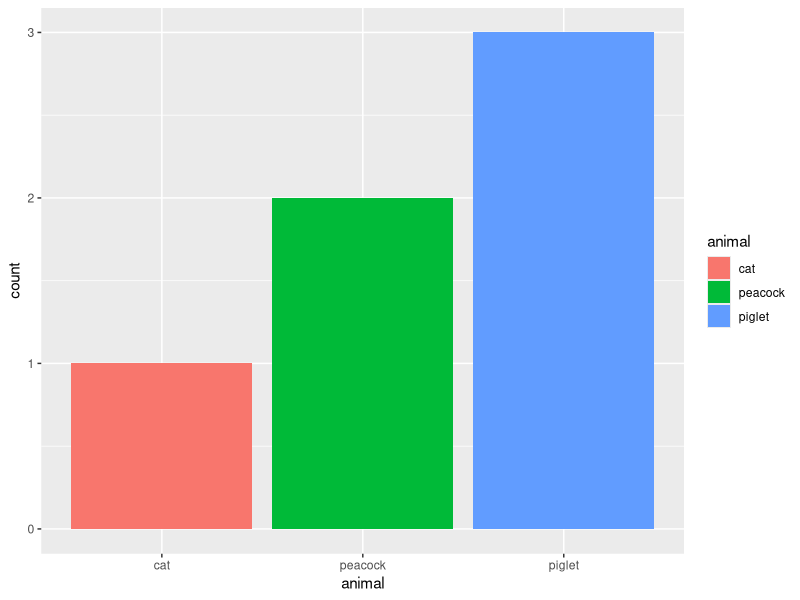
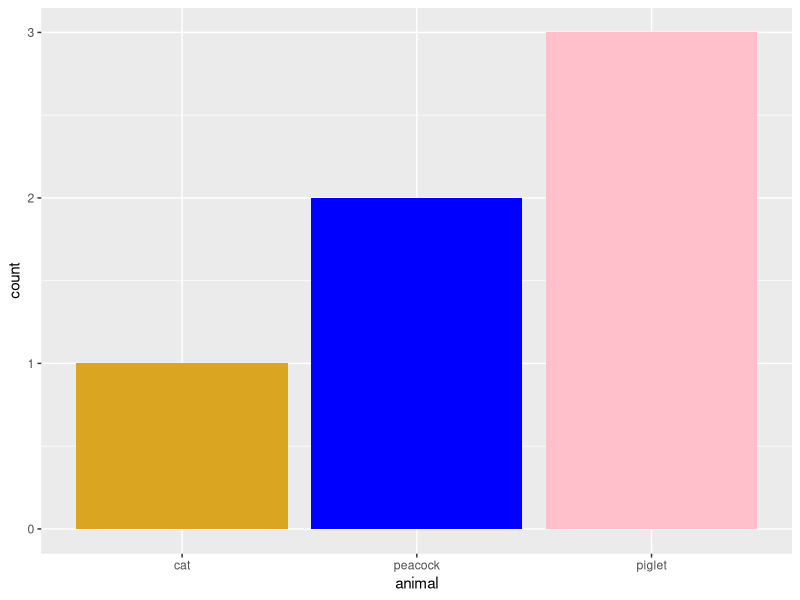
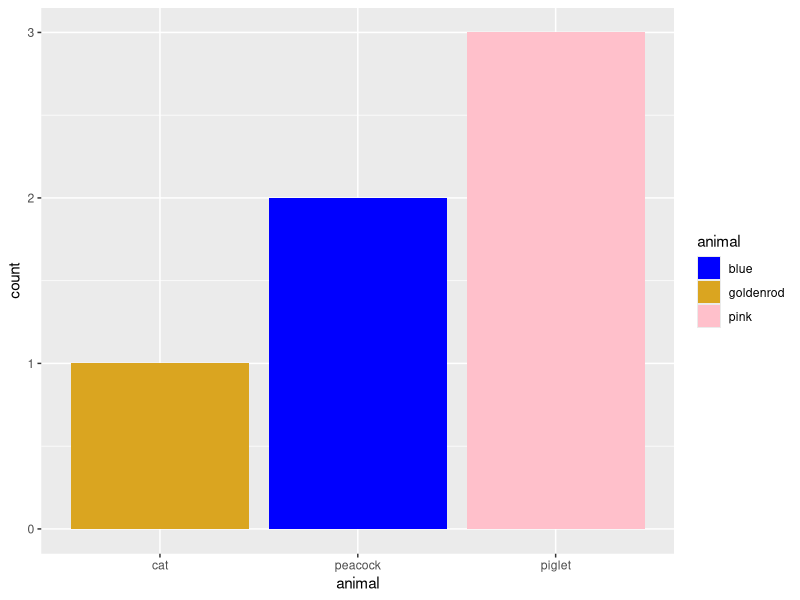
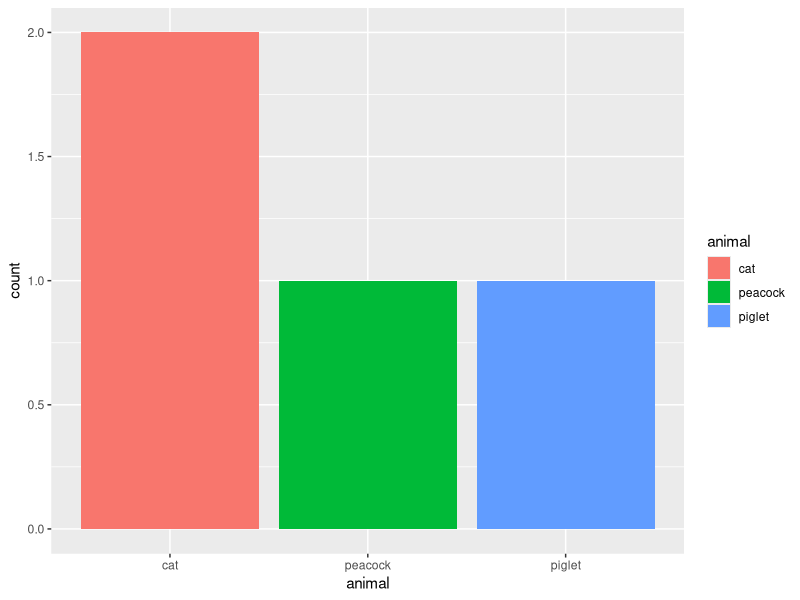

Source code (R) for these figures, in order: (Note: this script raises an error after producing the figures.)
## ---- chunk 1
knitr::opts_chunk$set(echo = TRUE, error = T)
options(tidyverse.quiet = TRUE)
## ---- chunk 2
library(tidyverse)

## ---- chunk 3
scale_fill_semantic <- function(data = NULL, id = NULL, fill_guide = "none", ...) {
  
  transform <- new_fill_transform(data, id)
  
  scale <- discrete_scale(
    aesthetics = "fill",
    ...,
    palette = scales::pal_identity(),
    guide = fill_guide,
    super = ScaleDiscreteSemantic
  )
  
  ggproto(NULL, scale, trans = transform)
}

ScaleDiscreteSemantic <- ggproto(
  "ScaleDiscreteSemantic", ScaleDiscreteIdentity,
  transform = function(self, x) {
    self$trans(x)
  }
)

new_fill_transform <- function(data, id, call = rlang::caller_call()) {
  force(call)
  # check_inherits(data, "sf")
  ggplot2:::check_string(id)
  columns <- colnames(data)
  if (!id %in% columns) {
    cli::cli_abort("{.arg id} must be a column in {.arg data}.", call = call)
  }
  geom_col <- which(names(data) == ".color")
  if (is.integer(geom_col)) {
    geom_col <- columns[geom_col]
  }
  if (!geom_col %in% columns) {
    cli::cli_abort(
      "{.arg data} must have a geometry column of type {.cls sfc}.",
      call = call
    )
  }
  if (identical(id, geom_col)) {
    cli::cli_abort(
      "{.arg id} cannot be the geometry column in {.arg data}.",
      call = call
    )
  }
  function(x) {
    if (inherits(x, "sfc")) {
      return(x)
    }
    matches <- vctrs::vec_locate_matches(x, data[[id]])
    if (nrow(matches) < 1 || all(is.na(matches$haystack))) {
      cli::cli_abort(
        "No values match the {.var {id}} column in the spatial data.",
        call = call
      )
    }
    if (vctrs::vec_duplicate_any(matches$needles)) {
      groups <- vctrs::vec_split(data[[geom_col]][matches$haystack], matches$needles)
      vctrs::vec_c(!!!lapply(groups$val, sf::st_combine))
    } else {
      data[[geom_col]][matches$haystack] |> unique()
    }
  }
}
## ---- chunk 4
# this is a placeholder, demo.  But, what would happen instead would be the translation on x to colors via an LLM tool like MALL.  
semantic_df <- tribble(~animal, ~.color,
                       "cat",     "goldenrod",
                       "piglet",  "pink",
                       "dolphin", "grey",
                       "peacock", "blue",
                       "dog",     "brown")  

tribble(~animal, ~count,
        "cat",        1,
        "peacock",    2,
        "piglet",    3) |> 
ggplot() + 
  aes(fill = animal,
      x = animal,
      y = count) + 
  geom_col()

last_plot() + 
  scale_fill_semantic(data = semantic_df, id = "animal")  #neither argument would be required...

layer_data()

p <- last_plot()

p <- last_plot() 

last_plot() + 
  scale_fill_semantic(data = semantic_df, id = "animal", fill_guide = "legend")

tribble(~animal, 
        "cat",       
        "peacock",   
        "piglet",
        "cat") |> 
ggplot() + 
  aes(fill = animal,
      x = animal) + 
  geom_bar()

last_plot() + 
  scale_fill_semantic(data = semantic_df, id = "animal") 
## ---- chunk 5
scale_geometry_discrete <- function(data = NULL, id = NULL, ...) {
  check_installed("sf")
  transform <- new_geometry_transform(data, id)
  scale <- discrete_scale(
    aesthetics = "geometry",
    ...,
    palette = pal_identity(),
    guide = "none",
    super = ScaleDiscreteGeometry
  )
  ggproto(NULL, scale, trans = transform)
}

ScaleDiscreteGeometry <- ggproto(
  "ScaleGeometry", ScaleDiscreteIdentity,
  transform = function(self, x) {
    self$trans(x)
  }
)

new_geometry_transform <- function(data, id, call = caller_call()) {
  force(call)
  check_inherits(data, "sf")
  check_string(id)
  columns <- colnames(data)
  if (!id %in% columns) {
    cli::cli_abort("{.arg id} must be a column in {.arg data}.", call = call)
  }
  geom_col <- geom_column(data)
  if (is.integer(geom_col)) {
    geom_col <- columns[geom_col]
  }
  if (!geom_col %in% columns) {
    cli::cli_abort(
      "{.arg data} must have a geometry column of type {.cls sfc}.",
      call = call
    )
  }
  if (identical(id, geom_col)) {
    cli::cli_abort(
      "{.arg id} cannot be the geometry column in {.arg data}.",
      call = call
    )
  }
  function(x) {
    if (inherits(x, "sfc")) {
      return(x)
    }
    matches <- vec_locate_matches(x, data[[id]])
    if (nrow(matches) < 1 || all(is.na(matches$haystack))) {
      cli::cli_abort(
        "No values match the {.var {id}} column in the spatial data.",
        call = call
      )
    }
    if (vec_duplicate_any(matches$needles)) {
      groups <- vec_split(data[[geom_col]][matches$haystack], matches$needles)
      vec_c(!!!lapply(groups$val, sf::st_combine))
    } else {
      data[[geom_col]][matches$haystack]
    }
  }
}
## ---- chunk 6
data <- tribble(~animal, ~count,
        "cat",        1,
        "peacock",    2,
        "piglet",    3) 

ggplot(data) + 
  aes(fill = animal,
      x = animal,
      y = count) + 
  geom_col() + 
  scale_fill_manual(values = ifelse(data$animal == "piglet", "pink", 
                                                ifelse(data$animal == "peacock", "blue",
                                                       ifelse(data$animal == "cat", "yellow", NA))))


tribble(~animal, ~count,
        "cat",        1,
        "peacock",    2,
        "piglet",    3) |> 
ggplot() + 
  aes(fill = animal,
      x = animal,
      y = count) + 
  geom_col() + 
  scale_fill_manual(values = function(x){ifelse(x == "piglet", "pink", 
                                                ifelse(x == "peacock", "blue",
                                                       ifelse(x = "cat", "yellow", NA)))})







## ---- chunk 7
library(ggplot2)
scale_discrete_translate <- function(..., aesthetics = "fill", broad_palette = colors()) {

    transform <- new_fill_transform(broad_palette)
    
  scale <- discrete_scale(
    aesthetics = aesthetics,
    ...,
    palette = pal_identity(),
    guide = "none",
    super = ScaleDiscreteTranslate
  )
  
  ggproto(NULL, scale, trans = transform)
  
}

ScaleDiscreteTranslate <- ggproto(
  "ScaleDiscreteTranslate", ScaleDiscreteIdentity,
  transform = function(self, x) {
    self$trans(x)
  }
)

new_geometry_transform <- function(broad_palette = colors(), call = rlang::caller_call()) {
  force(call)


  function(x) {
    if (inherits(x, "sfc")) {
      return(x)
    }
    
    data <- semantic_df
    
    
    matches <- vec_locate_matches(x, d)
    if (nrow(matches) < 1 || all(is.na(matches$haystack))) {
      cli::cli_abort(
        "No values match the {.var {id}} column in the spatial data.",
        call = call
      )
    }
    if (vec_duplicate_any(matches$needles)) {
      groups <- vec_split(data[[geom_col]][matches$haystack], matches$needles)
      vec_c(!!!lapply(groups$val, sf::st_combine))
    } else {
      data[[geom_col]][matches$haystack]
    }
  }
}
## ---- chunk 8
ggplot2:::manual_scale

scale_fill_cool <- function (aesthetic = "fill", values = NULL, breaks = waiver(), name = waiver(), 
    ..., limits = NULL, call = rlang::caller_call()) 
{
    call <- call %||% rlang::current_call()
    if (rlang:::is_missing(values)) {
        values <- ifelse(breaks == "cat", "red", "blue")
    }
    else {
        force(values)
    }
    if (is.null(limits) && !is.null(names(values))) {
        force(aesthetic)
        limits <- function(x) {
            x <- intersect(x, c(names(values), NA)) %||% character()
            if (length(x) < 1) {
                cli::cli_warn(paste0("No shared levels found between {.code names(values)} of the manual ", 
                  "scale and the data's {.field {aesthetic}} values."))
            }
            x
        }
    }
    if (is.vector(values) && is.null(names(values)) && !is_waiver(breaks) && 
        !is.null(breaks) && !is.function(breaks)) {
        if (length(breaks) <= length(values)) {
            names(values) <- breaks
        }
        else {
            names(values) <- breaks[seq_along(values)]
        }
    }
    pal <- function(n) {
        if (n > length(values)) {
            cli::cli_abort("Insufficient values in manual scale. {n} needed but only {length(values)} provided.")
        }
        values
    }
    discrete_scale(aesthetic, name = name, palette = pal, breaks = breaks, 
        limits = limits, call = call, ...)
}



tribble(~animal, ~count,
        "cat",        1,
        "peacock",    2,
        "piglet",    3) |> 
ggplot() + 
  aes(fill = animal,
      x = animal,
      y = count) + 
  geom_col() #+ 
  # scale_fill_cool()

p <- last_plot()

p@scales


tribble(~animal, ~count,
        "cat",        1,
        "peacock",    2,
        "piglet",    3) |> 
ggplot() + 
  aes(fill = animal,
      x = animal,
      y = count) + 
  geom_col() + 
  discrete_scale(aesthetics = "fill", palette = function(x){c("red", "green","blue")})


tribble(~animal, ~count,
        "cat",        1,
        "peacock",    2,
        "piglet",    3) |> 
ggplot() + 
  aes(fill = animal,
      x = animal,
      y = count) + 
  geom_col() + 
  discrete_scale(aesthetics = "fill", palette = function(x){breaks; c("red", "green","blue")})
